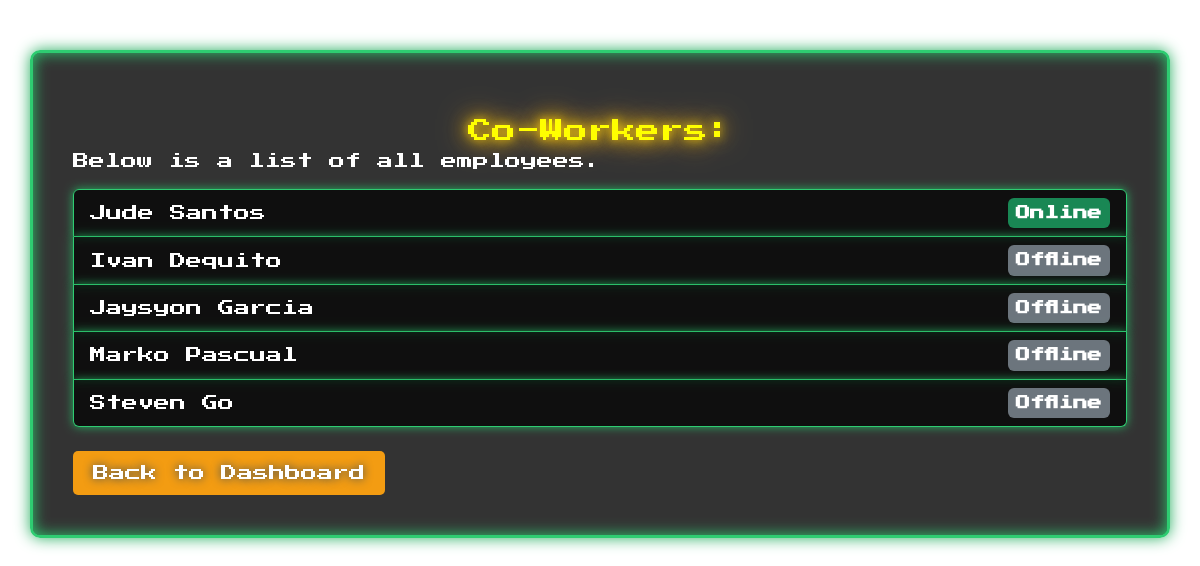
Screenshot of /co_workers.php (signed in) with the database file from the repository.
### tables this page shows
CREATE TABLE users (
    id INT AUTO_INCREMENT PRIMARY KEY,
    first_name VARCHAR(100),
    last_name VARCHAR(100),
    username VARCHAR(100) UNIQUE NOT NULL,
    password VARCHAR(255) NOT NULL,
    email VARCHAR(100) NOT NULL,
    created_at TIMESTAMP DEFAULT CURRENT_TIMESTAMP
);

### co_workers.php (the view, shortened to what this page needs)
<?php
require_once 'core/dbConfig.php';
$stmt = $pdo->prepare("SELECT id, first_name, last_name, username, role FROM users WHERE role = 'HR'");
$stmt->execute();
$employees = $stmt->fetchAll();
?>
<!DOCTYPE html>
<html lang="en">
<head>
    <link href="https://cdn.jsdelivr.net/npm/bootstrap@5.3.0-alpha1/dist/css/bootstrap.min.css" rel="stylesheet">
</head>
<body>
    <div class="container">
        <div class="welcome-text">
            Co-Workers:
        </div>
        <p>Below is a list of all employees.</p>
        <ul class="list-group">
            <?php foreach ($employees as $employee): ?>
                <li class="list-group-item d-flex justify-content-between align-items-center">
                    <?php echo htmlspecialchars($employee['first_name'] . ' ' . $employee['last_name']); ?>
                    <?php if ($employee['id'] == $_SESSION['user_id']): ?>
                        <span class="badge bg-success">Online</span>
                    <?php else: ?>
                        <span class="badge bg-secondary">Offline</span>
                    <?php endif; ?>
                </li>
            <?php endforeach; ?>
        </ul>
        <a href="employee_dashboard.php" class="btn btn-secondary mt-4">Back to Dashboard</a>
    </div>
</body>
</html>

### co_workers.php (style rules this page uses)
body { font-family: 'Press Start 2P', cursive; margin: 0; padding: 0; background: url('https://wallpapers.com/images/hd/cool-minecraft-background-alromqj7ibx90pm9.jpg') no-repeat center center fixed; background-size: cover; color: white; }
.container { background: rgba(0, 0, 0, 0.8); border: 3px solid #2ecc71; box-shadow: 0 0 15px #27ae60, inset 0 0 15px #2ecc71; border-radius: 10px; padding: 40px; margin-top: 50px; }
.welcome-text { color: yellow; text-shadow: 0 0 10px #f1c40f, 0 0 20px #f1c40f, 0 0 30px #f39c12; font-size: 24px; text-align: center; margin-top: 20px; }
.btn { font-family: 'Press Start 2P', cursive; padding: 10px 20px; border: none; border-radius: 5px; color: white; text-shadow: 0 0 10px #34495e; transition: 0.3s ease-in-out; }
.btn-secondary { background-color: #f39c12; }
.list-group-item { background-color: rgba(0, 0, 0, 0.7); color: white; border: 1px solid #2ecc71; box-shadow: 0 0 10px #27ae60; }
.badge { font-size: 0.9rem; padding: 0.5rem; }
.badge.bg-success { background-color: #27ae60; }
.badge.bg-secondary { background-color: #f39c12; }

### rows the page displays
users: first_name+last_name "Jude Santos", shows "Online"
users: first_name+last_name "Ivan Dequito", shows "Offline"
users: first_name+last_name "Jaysyon Garcia", shows "Offline"
users: first_name+last_name "Marko Pascual", shows "Offline"
users: first_name+last_name "Steven Go", shows "Offline"
